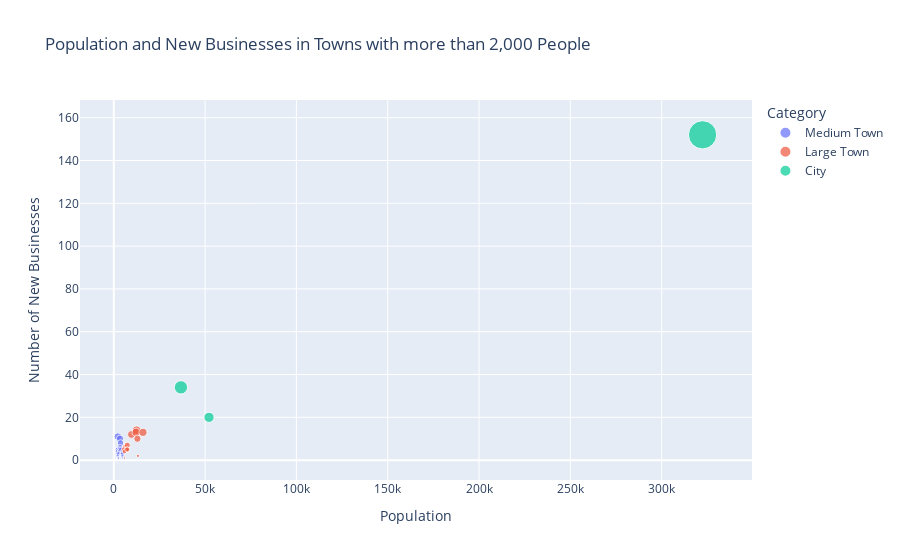

This figure's notebook cell:
### Markdown cell above
## Bonus Challenge: Create a Scatterplot

Create a scatter plot in Plotly showing:

- The relationship between city population (x-axis) and new businesses (y-axis)
- Only data for towns with a population of 2,000 or more people.
- Dots sized according to the number of new businesses in that city
- Dots colored according to their size category

### Code cell
fig = px.scatter(
    merged_df[merged_df["total_population"] >= 2000],
    x="total_population",
    y="count",
    size="count",           
    color="city_category",         
    title="Population and New Businesses in Towns with more than 2,000 People",
    labels={"total_population": "Population","count": "Number of New Businesses","city_category": "Category"}
)
fig.show()

### Figure 1 — Plotly figure (JSON) as saved in the notebook; plotly's stock layout.template omitted (floating-point values rounded to 4 significant figures)
{"data": [{"hovertemplate": "Category=Medium Town<br>Population=%{x}<br>Number of New Businesses=%{marker.size}<extra></extra>", "legendgroup": "Medium Town", "marker": {"color": "#636efa", "size": [11, 10, 5, 5, 8, 4, 6, 5, 3, 4, 5, 3, 2, 4, 3, 3, 1, 1, 1, 2, 1, 1], "sizemode": "area", "sizeref": 0.38, "symbol": "circle"}, "mode": "markers", "name": "Medium Town", "orientation": "v", "showlegend": true, "type": "scatter", "x": [2244, 3437, 2177, 2253, 3717, 2023, 3494, 3208, 2112, 3175, 4029, 2481, 2123, 4884, 4445, 4764, 2052, 2061, 2358, 4774, 2632, 4969], "xaxis": "x", "y": [11, 10, 5, 5, 8, 4, 6, 5, 3, 4, 5, 3, 2, 4, 3, 3, 1, 1, 1, 2, 1, 1], "yaxis": "y"}, {"hovertemplate": "Category=Large Town<br>Population=%{x}<br>Number of New Businesses=%{marker.size}<extra></extra>", "legendgroup": "Large Town", "marker": {"color": "#EF553B", "size": [12, 14, 13, 6, 7, 5, 13, 10, 5, 4, 5, 1, 2], "sizemode": "area", "sizeref": 0.38, "symbol": "circle"}, "mode": "markers", "name": "Large Town", "orientation": "v", "showlegend": true, "type": "scatter", "x": [9680, 12479, 12251, 6145, 7406, 5613, 15995, 12958, 7040, 5887, 7411, 5855, 13223], "xaxis": "x", "y": [12, 14, 13, 6, 7, 5, 13, 10, 5, 4, 5, 1, 2], "yaxis": "y"}, {"hovertemplate": "Category=City<br>Population=%{x}<br>Number of New Businesses=%{marker.size}<extra></extra>", "legendgroup": "City", "marker": {"color": "#00cc96", "size": [34, 152, 20], "sizemode": "area", "sizeref": 0.38, "symbol": "circle"}, "mode": "markers", "name": "City", "orientation": "v", "showlegend": true, "type": "scatter", "x": [36789, 322412, 52162], "xaxis": "x", "y": [34, 152, 20], "yaxis": "y"}], "layout": {"autosize": true, "legend": {"itemsizing": "constant", "title": {"text": "Category"}, "tracegroupgap": 0}, "title": {"text": "Population and New Businesses in Towns with more than 2,000 People"}, "xaxis": {"anchor": "y", "autorange": true, "domain": [0, 1], "range": [-16930.0, 344600.0], "title": {"text": "Population"}, "type": "linear"}, "yaxis": {"anchor": "x", "autorange": true, "domain": [0, 1], "range": [-11.65, 178.2], "title": {"text": "Number of New Businesses"}, "type": "linear"}}}
